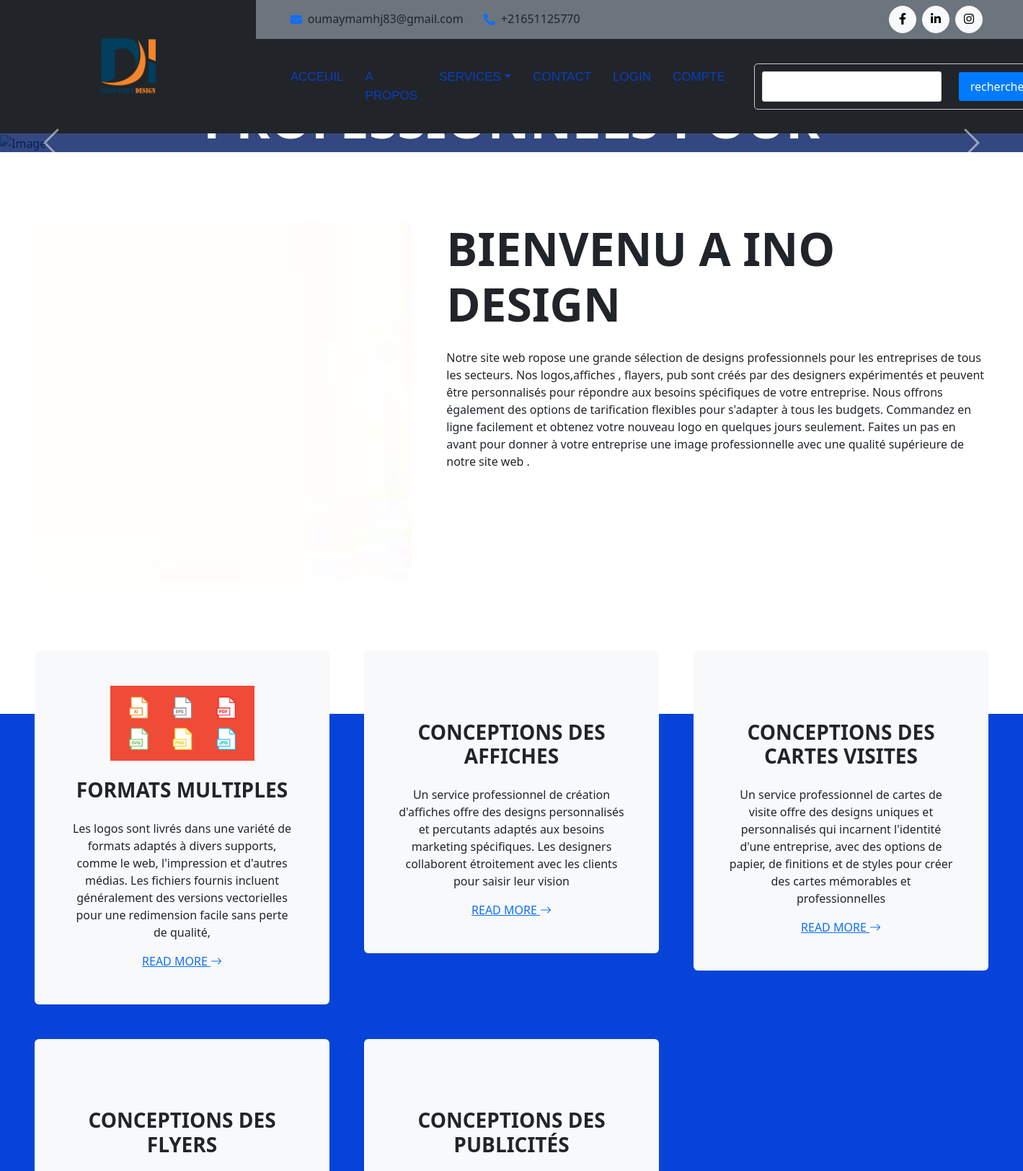
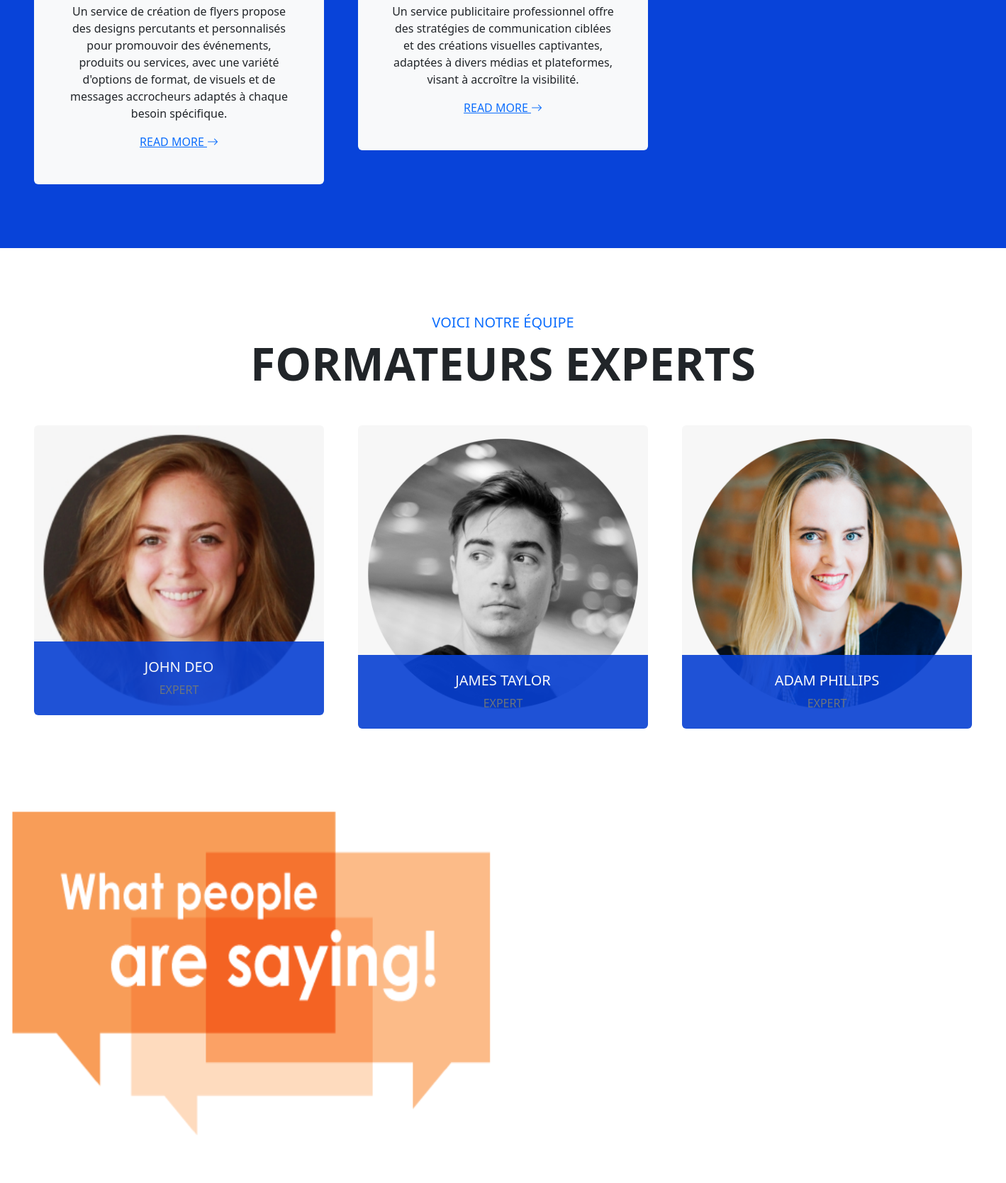
The page / (upper part) on the database its author committed (2 pictures, top to bottom).
### tables this page shows
CREATE TABLE `services` (
  `service_id` int(11) NOT NULL,
  `title` varchar(255) NOT NULL,
  `description` varchar(255) NOT NULL,
  `image` varchar(255) NOT NULL
);

### index.php (the view, shortened to what this page needs)
<?php
    include("db_connect.php");
    if(isset($_GET['search']) && $_GET['search']) {
        $search = $_GET['search'];
        $sql = "SELECT * FROM services WHERE title LIKE '%" . $search . "%'";
    } else {
        $sql = "SELECT * FROM services";
    }
    $result = $conn->query($sql);
?>
<!DOCTYPE html>
<html lang="en">
<head>
    <link href="google.css" rel="stylesheet">
    <link href="https://cdnjs.cloudflare.com/ajax/libs/font-awesome/5.15.0/css/all.min.css" rel="stylesheet">
    <link href="https://cdn.jsdelivr.net/npm/bootstrap-icons@1.4.1/font/bootstrap-icons.css" rel="stylesheet">
    <link href="lib/flaticon/font/flaticon.css" rel="stylesheet">
    <link href="lib/owlcarousel/assets/owl.carousel.min.css" rel="stylesheet">
    <link href="css/bootstrap.min.css" rel="stylesheet">
    <link href="css/style.css" rel="stylesheet">
</head>
<body>
<?php
include "nav.php" ;
?>
    <div class="container-fluid p-0 mb-5">
        <div id="header-carousel" class="carousel slide" data-bs-ride="carousel">
            <div class="carousel-inner">
                <div class="carousel-item active">
                    <img class="w-100" src="img/carousel-1.jpg" alt="Image">
                    <div class="carousel-caption d-flex flex-column align-items-center justify-content-center">
                        <div class="p-3" style="max-width: 900px;">
                            <h1 class="display-2 text-white text-uppercase mb-md-4">Logos professionnels pour votre entreprise </h1>
                        </div>
                    </div>
                </div>
            </div>
            <button class="carousel-control-prev" type="button" data-bs-target="#header-carousel"
                data-bs-slide="prev">
                <span class="carousel-control-prev-icon" aria-hidden="true"></span>
            </button>
            <button class="carousel-control-next" type="button" data-bs-target="#header-carousel"
                data-bs-slide="next">
                <span class="carousel-control-next-icon" aria-hidden="true"></span>
            </button>
        </div>
    </div>
    <div class="container-fluid p-5">
        <div class="row gx-5">
            <div class="col-lg-5 mb-5 mb-lg-0" style="min-height: 500px;">
                <div class="position-relative h-100">
                    <img class="position-absolute w-100 h-100 rounded" src="img/about.jpg" style="object-fit: cover;">
                </div>
            </div>
            <div class="col-lg-7">
                <div class="mb-4">
                   <h1 class="display-3 text-uppercase mb-0">bienvenu a ino design</h1>
                </div>
                <p class="mb-4">Notre site web ropose une grande sélection de designs professionnels pour les entreprises
                    de tous les secteurs. Nos logos,affiches , flayers, pub sont créés par des designers expérimentés et
                    peuvent être personnalisés pour répondre aux besoins spécifiques de votre entreprise.
                    Nous offrons également des options de tarification flexibles pour s'adapter à tous les budgets.
                     Commandez en ligne facilement et obtenez votre nouveau logo en quelques jours seulement.
                     Faites un pas en avant pour donner à votre entreprise une image professionnelle avec une qualité
                     supérieure de notre site web .</p>
                </div>
            </div>
        </div>
    <div class="container-fluid programe position-relative px-5 mt-5" style="margin-bottom: 135px;">
        <div class="row g-5 gb-5">
            <?php
            if ($result->num_rows > 0) {
                while($row = $result->fetch_assoc()) { ?>
                    <div class="col-lg-4 col-md-6">
                        <div class="bg-light rounded text-center p-5">
                            <img src="<?= $row['image'] ?>" style="max-width: 200px; max-height: 200px;" alt="" srcset="">
                            <h3 class="text-uppercase my-4"><?= $row["title"] ?></h3>
                            <p><?= $row["description"] ?></p>
                            <a class="text-uppercase" href="service-single.php?service_id=<?= $row["service_id"] ?>">Read More <i class="bi bi-arrow-right"></i></a>
                        </div>
                    </div>
                <?php }
            }
            ?>
        </div>
    </div>
    <div class="container-fluid p-5">
        <div class="mb-5 text-center">
            <h5 class="text-primary text-uppercase">voici notre équipe</h5>
            <h1 class="display-3 text-uppercase mb-0">formateurs experts</h1>
        </div>
        <div class="row g-5">
            <div class="col-lg-4 col-md-6">
                <div class="team-item position-relative">
                    <div class="position-relative overflow-hidden rounded">
                    </div>
                    <div class="position-absolute start-0 bottom-0 w-100 rounded-bottom text-center p-4" style="background: #0841d3e6;">
                        <h5 class="text-uppercase text-light">John Deo</h5>
                        <p class="text-uppercase text-secondary m-0">expert</p>
                    </div>
                </div>
            </div>
            <div class="col-lg-4 col-md-6">
                <div class="team-item position-relative">
                    <div class="position-relative overflow-hidden rounded">
                    </div>
                    <div class="position-absolute start-0 bottom-0 w-100 rounded-bottom text-center p-4" style="background: #0841d3e6;">
                        <h5 class="text-uppercase text-light">James Taylor</h5>
                        <p class="text-uppercase text-secondary m-0">expert</p>
                    </div>
                </div>
            </div>
            <div class="col-lg-4 col-md-6">
                <div class="team-item position-relative">
                    <div class="position-relative overflow-hidden rounded">
                    </div>
                    <div class="position-absolute start-0 bottom-0 w-100 rounded-bottom text-center p-4" style="background: #0841d3e6;">
                        <h5 class="text-uppercase text-light">Adam Phillips</h5>
                        <p class="text-uppercase text-secondary m-0">expert</p>
                    </div>
                </div>
            </div>
        </div>
    </div>
    <div class="container-fluid p-0 my-5">
        <div class="row g-0">
            <div class="col-lg-6" style="min-height: 500px;">
                <div class="position-relative h-100">
                    <img class="position-absolute w-100 h-100" src="img/testimonial.jpg">
                </div>
            </div>
        </div>
    </div>
</body>
</html>

### nav.php (shortened to what this page needs)
<div class="container-fluid bg-dark px-0">
    <div class="row gx-0">
        <div class="col-lg-3 bg-dark d-none d-lg-block">
            <a href="index.php" class="navbar-brand w-100 h-100 m-0 p-0 d-flex align-items-center justify-content-center">
                <img src="oumayma.png" style="max-width: 80px; max-height: 80px;">
            </a>
        </div>
        <div class="col-lg-9">
            <div class="row gx-0 bg-secondary d-none d-lg-flex">
                <div class="col-lg-7 px-5 text-start">
                    <div class="h-100 d-inline-flex align-items-center py-2 me-4">
                        <i class="fa fa-envelope text-primary me-2"></i>
                        <h6 class="mb-0">oumaymamhj83@gmail.com</h6>
                    </div>
                    <div class="h-100 d-inline-flex align-items-center py-2">
                        <i class="fa fa-phone-alt text-primary me-2"></i>
                        <h6 class="mb-0">+21651125770</h6>
                    </div>
                </div>
                <div class="col-lg-5 px-5 text-end">
                    <div class="d-inline-flex align-items-center py-2">
                        <a class="btn btn-light btn-square rounded-circle me-2" href="">
                            <i class="fab fa-facebook-f"></i>
                        </a>
                        <a class="btn btn-light btn-square rounded-circle me-2" href="">
                            <i class="fab fa-linkedin-in"></i>
                        </a>
                        <a class="btn btn-light btn-square rounded-circle me-2" href="">
                            <i class="fab fa-instagram"></i>
                        </a>
                    </div>
                </div>
            </div>
            <nav class="navbar navbar-expand-lg bg-dark navbar-dark p-3 p-lg-0 px-lg-5">
                <div class="collapse navbar-collapse justify-content-between" id="navbarCollapse">
                    <div class="navbar-nav mr-auto py-0">
                        <a href="index.php" class="nav-item nav-link">acceuil</a>
                        <a href="a-propos.php" class="nav-item nav-link">a propos</a>
                        <div class="nav-item dropdown">
                            <a href="#" class="nav-link dropdown-toggle" data-bs-toggle="dropdown">services</a>
                        </div>
                        <a href="contact.php" class="nav-item nav-link">contact</a>
                        <?php if(!isset($_SESSION["id"]) || empty($_SESSION["id"])) { ?>
                            <a href="login.php" class="nav-item nav-link">login</a>
                            <a href="compte.php" class="nav-item nav-link">compte</a>
                            <?php } else { ?>
                                <a href="logout.php" class="nav-item nav-link">logout</a>
                                <?php } ?>
                    </div>
                    <?php include "search.php" ; ?>
                </div>
            </nav>
        </div>
    </div>
</div>

### search.php (shortened to what this page needs)
<!DOCTYPE html>
<html lang="en">
<head>
</head>
<body>
    <form id="search" method="get" class="searchservice" action="services.php" data-track-onsubmit="search">
        <div class="find" >
            <input type="text" name="q" id="searchservice" aria-label="rechercher" value autocomplete="off" required>
            <button type="button" class="rest" aria-label="réinitialiser"></button>
            <div>
             <button class="btn_prim_md-mls-fsh0">rechercher
            </button>
        </div>
    </form>
</body>
</html>

### css/style.css (style rules this page uses)
:root { --primary: #FB5B21; --secondary: #BDBDBF; --light: #F4F5F8; --dark: hwb(223 3% 15%); }
h1, h2, .font-weight-bold { font-weight: 700 !important; }
h3, h4, .font-weight-semi-bold { font-weight: 600 !important; }
h5, h6, .font-weight-medium { font-weight: 500 !important; }
.btn { font-family: 'Oswald', sans-serif; text-transform: uppercase; transition: .5s; }
.btn-square { width: 38px; height: 38px; }
.btn-square, .btn-sm-square, .btn-lg-square { padding-left: 0; padding-right: 0; text-align: center; }
.navbar-dark .navbar-nav .nav-link { font-family: 'Oswald', sans-serif; margin-right: 30px; padding: 40px 0; color: #0841d3e6; font-size: 17px; text-transform: uppercase; outline: none; }
.carousel-caption { top: 0; left: 0; right: 0; bottom: 0; background: rgba(0, 27, 97, 0.8); z-index: 1; }
.carousel-control-prev, .carousel-control-next { width: 10%; }
.carousel-control-prev-icon, .carousel-control-next-icon { width: 3rem; height: 3rem; }
.programe::after { position :absolute; content: ""; width: 100%; height: calc(100% - 45px); top: 135px; left: 0; background: var(--dark); z-index: -1; }

### search.php (style rules this page uses)
.searchservice { margin: 10px; padding: 10px; border: 1px solid #ccc; border-radius: 5px; }
.find { position: relative; display: flex; align-items: center; }
#searchservice { flex: 1; padding: 8px; border: 1px solid #ddd; border-radius: 3px; }
.rest { background: none; border: none; width: 24px; height: 24px; cursor: pointer; }
.btn_prim_md-mls-fsh0 { padding: 8px 16px; background-color: #007bff; color: #fff; border: none; border-radius: 3px; cursor: pointer; }

### rows shown on the page
services: image (picture), title "FORMATS MULTIPLES", description "Les logos sont livrés dans une variété de formats adaptés à divers supports, comme le web, l'impression et d'autres médias. Les fichiers fournis incluent généralement des versions vectorielles pour une redimension facile sans perte de qualité,"
services: title "CONCEPTIONS DES AFFICHES", description "Un service professionnel de création d'affiches offre des designs personnalisés et percutants adaptés aux besoins marketing spécifiques. Les designers collaborent étroitement avec les clients pour saisir leur vision"
services: title "CONCEPTIONS DES CARTES VISITES", description "Un service professionnel de cartes de visite offre des designs uniques et personnalisés qui incarnent l'identité d'une entreprise, avec des options de papier, de finitions et de styles pour créer des cartes mémorables et professionnelles"
services: title "CONCEPTIONS DES FLYERS", description "Un service de création de flyers propose des designs percutants et personnalisés pour promouvoir des événements, produits ou services, avec une variété d'options de format, de visuels et de messages accrocheurs adaptés à chaque besoin spécifique."
services: title "CONCEPTIONS DES PUBLICITÉS", description "Un service publicitaire professionnel offre des stratégies de communication ciblées et des créations visuelles captivantes, adaptées à divers médias et plateformes, visant à accroître la visibilité."
